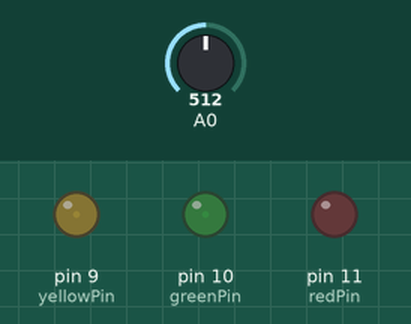
This sketch was run on a simulated Arduino Uno, built with avr-gcc and run on an emulated ATmega328P. Shown: output pins drawn as LEDs (lit = HIGH). Inputs (shaded band) come from the test bench; at power-on: A0 = 512. Random numbers use the default seed unless the sketch sets one.

Above: at 0.15 s.
At 1.36 s:
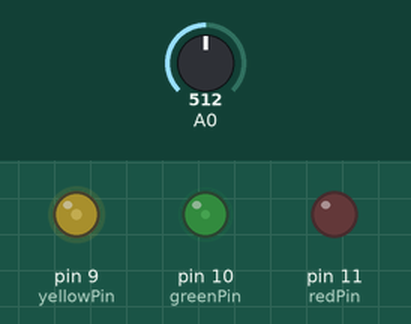
At 2.6 s:
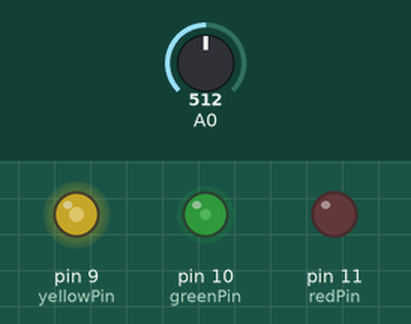
At 6.33 s:
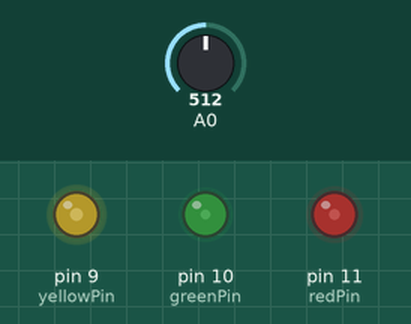
At 6.93 s:
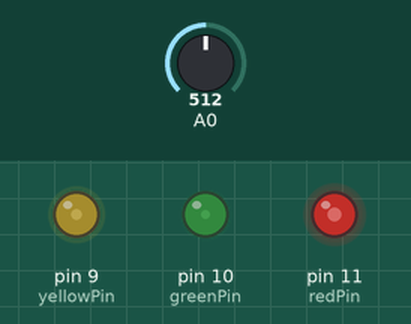
At 11.2 s:
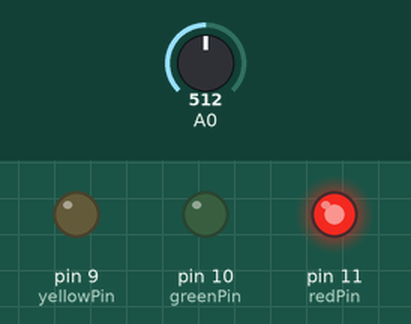
Timing chart, 0 to 12.7 s (numbered marks = the images above):
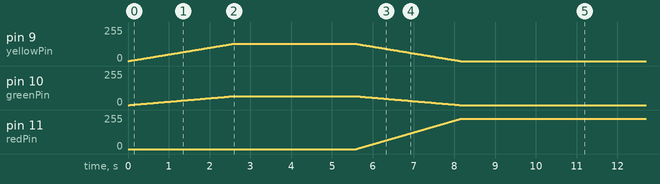

Measured:
- by itself, pin 9 (yellowPin): rises from 0/255 to 130/255 in 5.6 s, then falls to 0/255 in 2.6 s
- by itself, pin 10 (greenPin): rises from 0/255 to 67/255 in 5.5 s, then falls to 0/255 in 2.5 s
- by itself, pin 11 (redPin): moves from 0/255 to 228/255 over 5.6 s

The sketch:

Projeto_8_Lampada_de_Humor.ino
```cpp
//Projeto 8 - Lampada de Humor

float rgb1[3];
float rgb2[3];
float inc[3];
int redPin = 11;
int greenPin = 10;
int yellowPin = 9;
int red, green, yellow;

void setup(){
  randomSeed(analogRead(0));

  rgb1[0] = 0;
  rgb1[1] = 0;
  rgb1[2] = 0;

  rgb2[0] = random(256);
  rgb2[1] = random(256);
  rgb2[2] = random(256);
}

void loop(){
  randomSeed(analogRead(0));

  for(int x = 0; x < 3; x++){
    inc[x] = (rgb1[x] - rgb2[x]) / 256;
  }

  for(int x = 0; x < 256; x++){
    red = int(rgb1[0]);
    green = int(rgb1[1]);
    yellow = int (rgb1[2]);

    analogWrite(redPin, red);
    analogWrite(greenPin, green);
    analogWrite(yellowPin, yellow);
    delay(10);

    rgb1[0] -= inc[0];
    rgb1[1] -= inc[1];
    rgb1[2] -= inc[2];
  }

  for(int x = 0; x < 3; x++){
    rgb2[x] = random(556) - 300;
    rgb2[x] = constrain(rgb2[x], 0, 255);
    delay(1000);
  }
}
```
